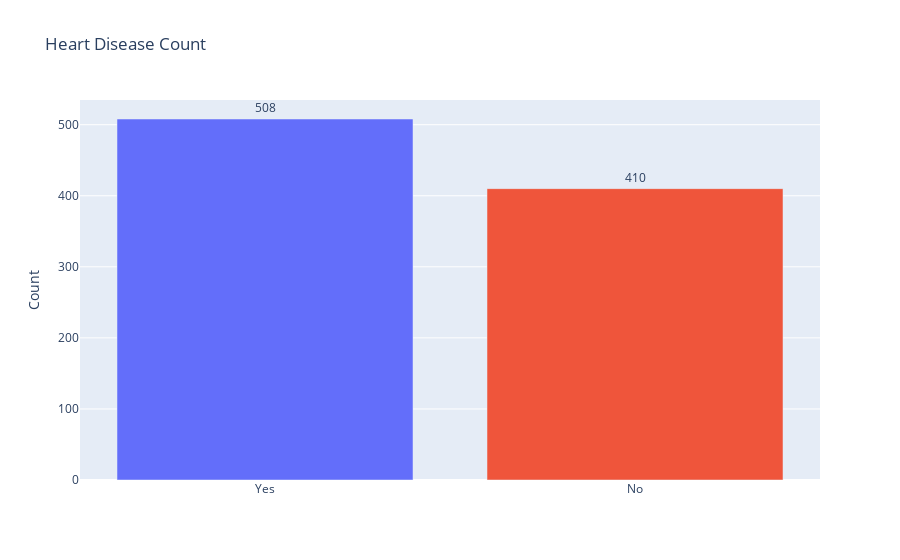
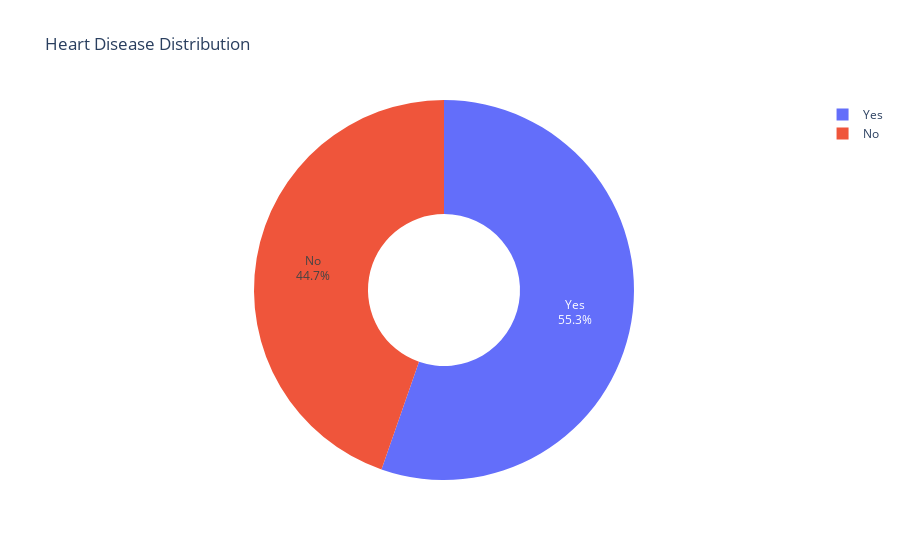

These figures' notebook cell, in order:
### Markdown cell above
### What Happened?

### Code cell
import plotly.express as px
import plotly.graph_objects as go

def plot_interactive_heart_disease(df):
    # Bar Chart with Annotations
    bar_fig = px.bar(
        df['HeartDisease'].value_counts().reset_index(),
        x='index',
        y='HeartDisease',
        labels={'index': 'Heart Disease', 'HeartDisease': 'Count'},
        color='index',
        title='Heart Disease Count'
    )
    bar_fig.update_traces(texttemplate='%{y}', textposition='outside')
    bar_fig.update_layout(showlegend=False, xaxis_title=None)

    # Pie Chart
    pie_fig = go.Figure(data=[go.Pie(
        labels=df['HeartDisease'].value_counts().index,
        values=df['HeartDisease'].value_counts().values,
        hole=0.4,
        textinfo='percent+label',
        hoverinfo='label+value+percent'
    )])
    pie_fig.update_layout(title='Heart Disease Distribution', showlegend=True)

    # Show both charts
    bar_fig.show()
    pie_fig.show()

# Example usage:
# Assuming 'df' is your DataFrame with a 'HeartDisease' column
plot_interactive_heart_disease(df)

### Figure 1 — Plotly figure (JSON) as saved in the notebook; plotly's stock layout.template omitted (floating-point values rounded to 4 significant figures)
{"data": [{"alignmentgroup": "True", "hovertemplate": "Heart Disease=%{x}<br>Count=%{y}<extra></extra>", "legendgroup": "Yes", "marker": {"color": "#636efa", "pattern": {"shape": ""}}, "name": "Yes", "offsetgroup": "Yes", "orientation": "v", "showlegend": true, "textposition": "outside", "texttemplate": "%{y}", "type": "bar", "x": ["Yes"], "xaxis": "x", "y": [508], "yaxis": "y"}, {"alignmentgroup": "True", "hovertemplate": "Heart Disease=%{x}<br>Count=%{y}<extra></extra>", "legendgroup": "No", "marker": {"color": "#EF553B", "pattern": {"shape": ""}}, "name": "No", "offsetgroup": "No", "orientation": "v", "showlegend": true, "textposition": "outside", "texttemplate": "%{y}", "type": "bar", "x": ["No"], "xaxis": "x", "y": [410], "yaxis": "y"}], "layout": {"barmode": "relative", "legend": {"title": {"text": "Heart Disease"}, "tracegroupgap": 0}, "showlegend": false, "title": {"text": "Heart Disease Count"}, "xaxis": {"anchor": "y", "categoryarray": ["Yes", "No"], "categoryorder": "array", "domain": [0, 1], "title": {}}, "yaxis": {"anchor": "x", "domain": [0, 1], "title": {"text": "Count"}}}}

### Figure 2 — Plotly figure (JSON) as saved in the notebook; plotly's stock layout.template omitted (floating-point values rounded to 4 significant figures)
{"data": [{"hole": 0.4, "hoverinfo": "label+value+percent", "labels": ["Yes", "No"], "textinfo": "percent+label", "type": "pie", "values": [508, 410]}], "layout": {"showlegend": true, "title": {"text": "Heart Disease Distribution"}}}
